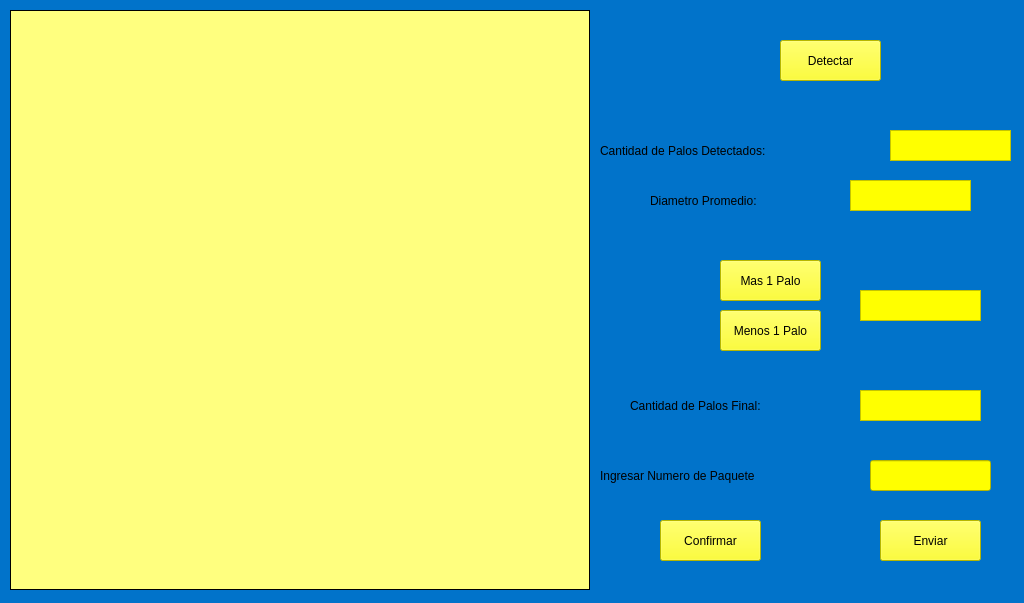
<?xml version="1.0" encoding="UTF-8"?>
<ui version="4.0">
 <class>MainWindow</class>
 <widget class="QMainWindow" name="MainWindow">
  <property name="geometry">
   <rect>
    <x>0</x>
    <y>0</y>
    <width>1024</width>
    <height>603</height>
   </rect>
  </property>
  <property name="windowTitle">
   <string>MainWindow</string>
  </property>
  <widget class="QWidget" name="centralwidget">
   <property name="styleSheet">
    <string notr="true">
background-color: rgb(1, 115, 202);
/*background-color: qlineargradient(spread:reflect, x1:0, y1:0, x2:1, y2:1, stop:0 rgba(71, 195, 60, 255), stop:1 rgba(255, 255, 255, 255));

background-color: qlineargradient(spread:pad, x1:0.0112994, y1:0.5, x2:1, y2:0.5, stop:0 rgba(255, 95, 109, 255), stop:1 rgba(255, 195, 113, 255));*/</string>
   </property>
   <widget class="QPushButton" name="boton_detect">
    <property name="geometry">
     <rect>
      <x>780</x>
      <y>40</y>
      <width>101</width>
      <height>41</height>
     </rect>
    </property>
    <property name="styleSheet">
     <string notr="true">background-color: rgb(255, 255, 0);</string>
    </property>
    <property name="text">
     <string>Detectar</string>
    </property>
   </widget>
   <widget class="QTextBrowser" name="textBrowser_2">
    <property name="geometry">
     <rect>
      <x>890</x>
      <y>130</y>
      <width>121</width>
      <height>31</height>
     </rect>
    </property>
    <property name="styleSheet">
     <string notr="true">background-color: rgb(255, 255, 0);</string>
    </property>
    <property name="html">
     <string>&lt;!DOCTYPE HTML PUBLIC &quot;-//W3C//DTD HTML 4.0//EN&quot; &quot;http://www.w3.org/TR/REC-html40/strict.dtd&quot;&gt;
&lt;html&gt;&lt;head&gt;&lt;meta name=&quot;qrichtext&quot; content=&quot;1&quot; /&gt;&lt;meta charset=&quot;utf-8&quot; /&gt;&lt;style type=&quot;text/css&quot;&gt;
p, li { white-space: pre-wrap; }
hr { height: 1px; border-width: 0; }
li.unchecked::marker { content: &quot;\2610&quot;; }
li.checked::marker { content: &quot;\2612&quot;; }
&lt;/style&gt;&lt;/head&gt;&lt;body style=&quot; font-family:'Segoe UI'; font-size:9pt; font-weight:400; font-style:normal;&quot;&gt;
&lt;p style=&quot;-qt-paragraph-type:empty; margin-top:0px; margin-bottom:0px; margin-left:0px; margin-right:0px; -qt-block-indent:0; text-indent:0px;&quot;&gt;&lt;br /&gt;&lt;/p&gt;&lt;/body&gt;&lt;/html&gt;</string>
    </property>
   </widget>
   <widget class="QTextBrowser" name="textBrowser_4">
    <property name="geometry">
     <rect>
      <x>850</x>
      <y>180</y>
      <width>121</width>
      <height>31</height>
     </rect>
    </property>
    <property name="styleSheet">
     <string notr="true">background-color: rgb(255, 255, 0);</string>
    </property>
    <property name="html">
     <string>&lt;!DOCTYPE HTML PUBLIC &quot;-//W3C//DTD HTML 4.0//EN&quot; &quot;http://www.w3.org/TR/REC-html40/strict.dtd&quot;&gt;
&lt;html&gt;&lt;head&gt;&lt;meta name=&quot;qrichtext&quot; content=&quot;1&quot; /&gt;&lt;meta charset=&quot;utf-8&quot; /&gt;&lt;style type=&quot;text/css&quot;&gt;
p, li { white-space: pre-wrap; }
hr { height: 1px; border-width: 0; }
li.unchecked::marker { content: &quot;\2610&quot;; }
li.checked::marker { content: &quot;\2612&quot;; }
&lt;/style&gt;&lt;/head&gt;&lt;body style=&quot; font-family:'Segoe UI'; font-size:9pt; font-weight:400; font-style:normal;&quot;&gt;
&lt;p style=&quot;-qt-paragraph-type:empty; margin-top:0px; margin-bottom:0px; margin-left:0px; margin-right:0px; -qt-block-indent:0; text-indent:0px;&quot;&gt;&lt;br /&gt;&lt;/p&gt;&lt;/body&gt;&lt;/html&gt;</string>
    </property>
   </widget>
   <widget class="QPushButton" name="pushButton">
    <property name="geometry">
     <rect>
      <x>720</x>
      <y>260</y>
      <width>101</width>
      <height>41</height>
     </rect>
    </property>
    <property name="styleSheet">
     <string notr="true">background-color: rgb(255, 255, 0);</string>
    </property>
    <property name="text">
     <string>Mas 1 Palo</string>
    </property>
   </widget>
   <widget class="QPushButton" name="pushButton_2">
    <property name="geometry">
     <rect>
      <x>720</x>
      <y>310</y>
      <width>101</width>
      <height>41</height>
     </rect>
    </property>
    <property name="styleSheet">
     <string notr="true">background-color: rgb(255, 255, 0);</string>
    </property>
    <property name="text">
     <string>Menos 1 Palo</string>
    </property>
   </widget>
   <widget class="QPushButton" name="pushButton_3">
    <property name="geometry">
     <rect>
      <x>660</x>
      <y>520</y>
      <width>101</width>
      <height>41</height>
     </rect>
    </property>
    <property name="styleSheet">
     <string notr="true">background-color: rgb(255, 255, 0);</string>
    </property>
    <property name="text">
     <string>Confirmar</string>
    </property>
   </widget>
   <widget class="QPushButton" name="pushButton_4">
    <property name="geometry">
     <rect>
      <x>880</x>
      <y>520</y>
      <width>101</width>
      <height>41</height>
     </rect>
    </property>
    <property name="styleSheet">
     <string notr="true">background-color: rgb(255, 255, 0);</string>
    </property>
    <property name="text">
     <string>Enviar</string>
    </property>
   </widget>
   <widget class="QTextBrowser" name="textBrowser_5">
    <property name="geometry">
     <rect>
      <x>860</x>
      <y>290</y>
      <width>121</width>
      <height>31</height>
     </rect>
    </property>
    <property name="styleSheet">
     <string notr="true">background-color: rgb(255, 255, 0);</string>
    </property>
    <property name="html">
     <string>&lt;!DOCTYPE HTML PUBLIC &quot;-//W3C//DTD HTML 4.0//EN&quot; &quot;http://www.w3.org/TR/REC-html40/strict.dtd&quot;&gt;
&lt;html&gt;&lt;head&gt;&lt;meta name=&quot;qrichtext&quot; content=&quot;1&quot; /&gt;&lt;meta charset=&quot;utf-8&quot; /&gt;&lt;style type=&quot;text/css&quot;&gt;
p, li { white-space: pre-wrap; }
hr { height: 1px; border-width: 0; }
li.unchecked::marker { content: &quot;\2610&quot;; }
li.checked::marker { content: &quot;\2612&quot;; }
&lt;/style&gt;&lt;/head&gt;&lt;body style=&quot; font-family:'Segoe UI'; font-size:9pt; font-weight:400; font-style:normal;&quot;&gt;
&lt;p style=&quot;-qt-paragraph-type:empty; margin-top:0px; margin-bottom:0px; margin-left:0px; margin-right:0px; -qt-block-indent:0; text-indent:0px;&quot;&gt;&lt;br /&gt;&lt;/p&gt;&lt;/body&gt;&lt;/html&gt;</string>
    </property>
   </widget>
   <widget class="QTextBrowser" name="textBrowser_7">
    <property name="geometry">
     <rect>
      <x>860</x>
      <y>390</y>
      <width>121</width>
      <height>31</height>
     </rect>
    </property>
    <property name="styleSheet">
     <string notr="true">background-color: rgb(255, 255, 0);</string>
    </property>
    <property name="html">
     <string>&lt;!DOCTYPE HTML PUBLIC &quot;-//W3C//DTD HTML 4.0//EN&quot; &quot;http://www.w3.org/TR/REC-html40/strict.dtd&quot;&gt;
&lt;html&gt;&lt;head&gt;&lt;meta name=&quot;qrichtext&quot; content=&quot;1&quot; /&gt;&lt;meta charset=&quot;utf-8&quot; /&gt;&lt;style type=&quot;text/css&quot;&gt;
p, li { white-space: pre-wrap; }
hr { height: 1px; border-width: 0; }
li.unchecked::marker { content: &quot;\2610&quot;; }
li.checked::marker { content: &quot;\2612&quot;; }
&lt;/style&gt;&lt;/head&gt;&lt;body style=&quot; font-family:'Segoe UI'; font-size:9pt; font-weight:400; font-style:normal;&quot;&gt;
&lt;p style=&quot;-qt-paragraph-type:empty; margin-top:0px; margin-bottom:0px; margin-left:0px; margin-right:0px; -qt-block-indent:0; text-indent:0px;&quot;&gt;&lt;br /&gt;&lt;/p&gt;&lt;/body&gt;&lt;/html&gt;</string>
    </property>
   </widget>
   <widget class="QLineEdit" name="lineEdit">
    <property name="geometry">
     <rect>
      <x>870</x>
      <y>460</y>
      <width>121</width>
      <height>31</height>
     </rect>
    </property>
    <property name="styleSheet">
     <string notr="true">background-color: rgb(255, 255, 0);</string>
    </property>
    <property name="text">
     <string/>
    </property>
   </widget>
   <widget class="QLabel" name="label">
    <property name="geometry">
     <rect>
      <x>10</x>
      <y>10</y>
      <width>580</width>
      <height>580</height>
     </rect>
    </property>
    <property name="layoutDirection">
     <enum>Qt::LeftToRight</enum>
    </property>
    <property name="styleSheet">
     <string notr="true">border: 1px solid black;
background-color: rgb(255, 255, 127);
</string>
    </property>
    <property name="text">
     <string/>
    </property>
    <property name="alignment">
     <set>Qt::AlignCenter</set>
    </property>
   </widget>
   <widget class="QLabel" name="label_2">
    <property name="geometry">
     <rect>
      <x>600</x>
      <y>140</y>
      <width>291</width>
      <height>21</height>
     </rect>
    </property>
    <property name="styleSheet">
     <string notr="true">font: 15pt &quot;MS Shell Dlg 2&quot;;
background-color: transparent;</string>
    </property>
    <property name="text">
     <string>Cantidad de Palos Detectados:</string>
    </property>
   </widget>
   <widget class="QLabel" name="label_3">
    <property name="geometry">
     <rect>
      <x>650</x>
      <y>190</y>
      <width>181</width>
      <height>21</height>
     </rect>
    </property>
    <property name="styleSheet">
     <string notr="true">font: 15pt &quot;MS Shell Dlg 2&quot;;
background-color: transparent;</string>
    </property>
    <property name="text">
     <string>Diametro Promedio:</string>
    </property>
   </widget>
   <widget class="QLabel" name="label_4">
    <property name="geometry">
     <rect>
      <x>630</x>
      <y>390</y>
      <width>221</width>
      <height>31</height>
     </rect>
    </property>
    <property name="styleSheet">
     <string notr="true">font: 15pt &quot;MS Shell Dlg 2&quot;;
background-color: transparent;</string>
    </property>
    <property name="text">
     <string>Cantidad de Palos Final:</string>
    </property>
   </widget>
   <widget class="QLabel" name="label_5">
    <property name="geometry">
     <rect>
      <x>600</x>
      <y>460</y>
      <width>291</width>
      <height>31</height>
     </rect>
    </property>
    <property name="styleSheet">
     <string notr="true">font: 15pt &quot;MS Shell Dlg 2&quot;;
background-color: transparent;</string>
    </property>
    <property name="text">
     <string>Ingresar Numero de Paquete</string>
    </property>
   </widget>
  </widget>
 </widget>
 <resources/>
 <connections/>
</ui>
